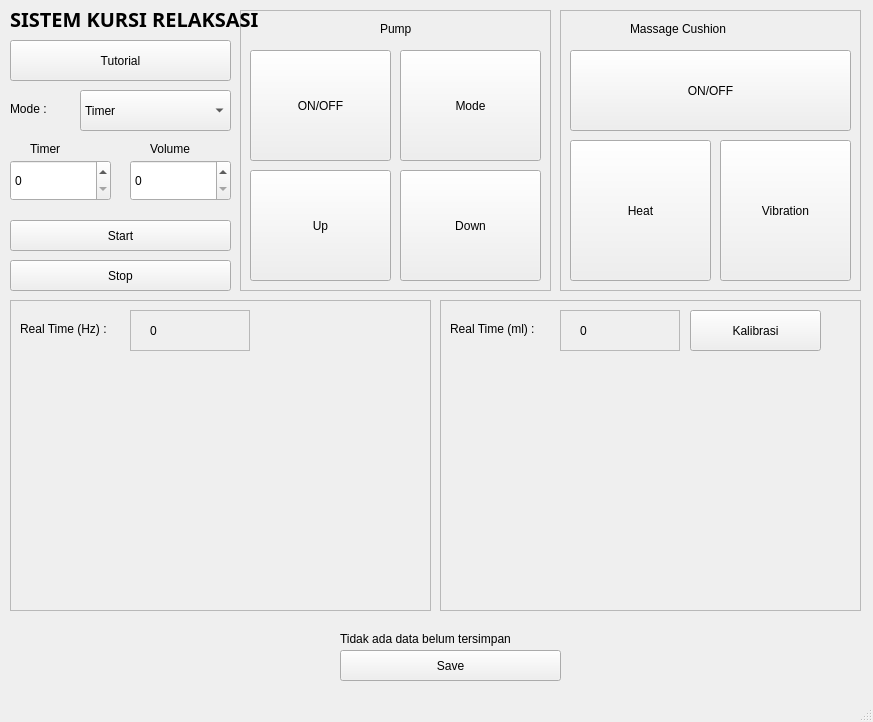
<?xml version="1.0" encoding="UTF-8"?>
<ui version="4.0">
 <class>MainWindow</class>
 <widget class="QMainWindow" name="MainWindow">
  <property name="geometry">
   <rect>
    <x>0</x>
    <y>0</y>
    <width>873</width>
    <height>722</height>
   </rect>
  </property>
  <property name="windowTitle">
   <string>MainWindow</string>
  </property>
  <widget class="QWidget" name="centralwidget">
   <widget class="QLabel" name="label">
    <property name="geometry">
     <rect>
      <x>10</x>
      <y>10</y>
      <width>251</width>
      <height>17</height>
     </rect>
    </property>
    <property name="font">
     <font>
      <family>Ubuntu Mono</family>
      <pointsize>15</pointsize>
      <weight>75</weight>
      <bold>true</bold>
     </font>
    </property>
    <property name="text">
     <string>SISTEM KURSI RELAKSASI</string>
    </property>
   </widget>
   <widget class="QLabel" name="label_2">
    <property name="geometry">
     <rect>
      <x>80</x>
      <y>50</y>
      <width>67</width>
      <height>17</height>
     </rect>
    </property>
    <property name="text">
     <string/>
    </property>
   </widget>
   <widget class="QPushButton" name="tutorialButton">
    <property name="geometry">
     <rect>
      <x>10</x>
      <y>40</y>
      <width>221</width>
      <height>41</height>
     </rect>
    </property>
    <property name="text">
     <string>Tutorial</string>
    </property>
   </widget>
   <widget class="QSpinBox" name="timeSpinBox">
    <property name="geometry">
     <rect>
      <x>10</x>
      <y>160</y>
      <width>101</width>
      <height>41</height>
     </rect>
    </property>
    <property name="sizePolicy">
     <sizepolicy hsizetype="Minimum" vsizetype="Fixed">
      <horstretch>0</horstretch>
      <verstretch>0</verstretch>
     </sizepolicy>
    </property>
    <property name="maximum">
     <number>60</number>
    </property>
   </widget>
   <widget class="QPushButton" name="startButton">
    <property name="geometry">
     <rect>
      <x>10</x>
      <y>220</y>
      <width>221</width>
      <height>31</height>
     </rect>
    </property>
    <property name="text">
     <string>Start</string>
    </property>
   </widget>
   <widget class="QPushButton" name="saveButton">
    <property name="geometry">
     <rect>
      <x>340</x>
      <y>650</y>
      <width>221</width>
      <height>31</height>
     </rect>
    </property>
    <property name="text">
     <string>Save</string>
    </property>
   </widget>
   <widget class="QPushButton" name="stopButton">
    <property name="geometry">
     <rect>
      <x>10</x>
      <y>260</y>
      <width>221</width>
      <height>31</height>
     </rect>
    </property>
    <property name="text">
     <string>Stop</string>
    </property>
   </widget>
   <widget class="QFrame" name="frame">
    <property name="geometry">
     <rect>
      <x>240</x>
      <y>10</y>
      <width>311</width>
      <height>281</height>
     </rect>
    </property>
    <property name="frameShape">
     <enum>QFrame::StyledPanel</enum>
    </property>
    <property name="frameShadow">
     <enum>QFrame::Raised</enum>
    </property>
    <widget class="QLabel" name="label_6">
     <property name="geometry">
      <rect>
       <x>140</x>
       <y>10</y>
       <width>51</width>
       <height>17</height>
      </rect>
     </property>
     <property name="text">
      <string>Pump</string>
     </property>
    </widget>
    <widget class="QPushButton" name="pumpButton">
     <property name="geometry">
      <rect>
       <x>10</x>
       <y>40</y>
       <width>141</width>
       <height>111</height>
      </rect>
     </property>
     <property name="text">
      <string>ON/OFF</string>
     </property>
    </widget>
    <widget class="QPushButton" name="pumpMode_Button">
     <property name="geometry">
      <rect>
       <x>160</x>
       <y>40</y>
       <width>141</width>
       <height>111</height>
      </rect>
     </property>
     <property name="text">
      <string>Mode</string>
     </property>
    </widget>
    <widget class="QPushButton" name="pumpUp_Button">
     <property name="geometry">
      <rect>
       <x>10</x>
       <y>160</y>
       <width>141</width>
       <height>111</height>
      </rect>
     </property>
     <property name="text">
      <string>Up</string>
     </property>
    </widget>
    <widget class="QPushButton" name="pumpDown_Button">
     <property name="geometry">
      <rect>
       <x>160</x>
       <y>160</y>
       <width>141</width>
       <height>111</height>
      </rect>
     </property>
     <property name="text">
      <string>Down</string>
     </property>
    </widget>
   </widget>
   <widget class="QFrame" name="frame_2">
    <property name="geometry">
     <rect>
      <x>10</x>
      <y>300</y>
      <width>421</width>
      <height>311</height>
     </rect>
    </property>
    <property name="frameShape">
     <enum>QFrame::StyledPanel</enum>
    </property>
    <property name="frameShadow">
     <enum>QFrame::Raised</enum>
    </property>
    <widget class="QLabel" name="label_8">
     <property name="geometry">
      <rect>
       <x>10</x>
       <y>20</y>
       <width>111</width>
       <height>17</height>
      </rect>
     </property>
     <property name="text">
      <string>Real Time (Hz) :</string>
     </property>
    </widget>
    <widget class="QFrame" name="frame_5">
     <property name="geometry">
      <rect>
       <x>120</x>
       <y>10</y>
       <width>120</width>
       <height>41</height>
      </rect>
     </property>
     <property name="frameShape">
      <enum>QFrame::StyledPanel</enum>
     </property>
     <property name="frameShadow">
      <enum>QFrame::Raised</enum>
     </property>
     <widget class="QLabel" name="realtimeEEG">
      <property name="geometry">
       <rect>
        <x>20</x>
        <y>10</y>
        <width>71</width>
        <height>21</height>
       </rect>
      </property>
      <property name="text">
       <string>0</string>
      </property>
     </widget>
    </widget>
   </widget>
   <widget class="QFrame" name="frame_3">
    <property name="geometry">
     <rect>
      <x>440</x>
      <y>300</y>
      <width>421</width>
      <height>311</height>
     </rect>
    </property>
    <property name="frameShape">
     <enum>QFrame::StyledPanel</enum>
    </property>
    <property name="frameShadow">
     <enum>QFrame::Raised</enum>
    </property>
    <widget class="QLabel" name="label_7">
     <property name="geometry">
      <rect>
       <x>10</x>
       <y>20</y>
       <width>111</width>
       <height>17</height>
      </rect>
     </property>
     <property name="text">
      <string>Real Time (ml) :</string>
     </property>
    </widget>
    <widget class="QFrame" name="frame_4">
     <property name="geometry">
      <rect>
       <x>120</x>
       <y>10</y>
       <width>120</width>
       <height>41</height>
      </rect>
     </property>
     <property name="frameShape">
      <enum>QFrame::StyledPanel</enum>
     </property>
     <property name="frameShadow">
      <enum>QFrame::Raised</enum>
     </property>
     <widget class="QLabel" name="realtimeASI">
      <property name="geometry">
       <rect>
        <x>20</x>
        <y>10</y>
        <width>71</width>
        <height>21</height>
       </rect>
      </property>
      <property name="text">
       <string>0</string>
      </property>
     </widget>
    </widget>
    <widget class="QPushButton" name="tareButton">
     <property name="geometry">
      <rect>
       <x>250</x>
       <y>10</y>
       <width>131</width>
       <height>41</height>
      </rect>
     </property>
     <property name="text">
      <string>Kalibrasi</string>
     </property>
    </widget>
    <widget class="MplWidget" name="MplWidget" native="true">
     <property name="geometry">
      <rect>
       <x>0</x>
       <y>60</y>
       <width>391</width>
       <height>251</height>
      </rect>
     </property>
    </widget>
   </widget>
   <widget class="QFrame" name="frame_6">
    <property name="geometry">
     <rect>
      <x>560</x>
      <y>10</y>
      <width>301</width>
      <height>281</height>
     </rect>
    </property>
    <property name="frameShape">
     <enum>QFrame::StyledPanel</enum>
    </property>
    <property name="frameShadow">
     <enum>QFrame::Raised</enum>
    </property>
    <widget class="QLabel" name="label_3">
     <property name="geometry">
      <rect>
       <x>70</x>
       <y>10</y>
       <width>121</width>
       <height>17</height>
      </rect>
     </property>
     <property name="text">
      <string>Massage Cushion</string>
     </property>
    </widget>
    <widget class="QPushButton" name="pijatButton">
     <property name="geometry">
      <rect>
       <x>10</x>
       <y>40</y>
       <width>281</width>
       <height>81</height>
      </rect>
     </property>
     <property name="text">
      <string>ON/OFF</string>
     </property>
    </widget>
    <widget class="QPushButton" name="vibrationButton">
     <property name="geometry">
      <rect>
       <x>160</x>
       <y>130</y>
       <width>131</width>
       <height>141</height>
      </rect>
     </property>
     <property name="text">
      <string>Vibration</string>
     </property>
    </widget>
    <widget class="QPushButton" name="heatButton">
     <property name="geometry">
      <rect>
       <x>10</x>
       <y>130</y>
       <width>141</width>
       <height>141</height>
      </rect>
     </property>
     <property name="text">
      <string>Heat</string>
     </property>
    </widget>
   </widget>
   <widget class="QLabel" name="timerLabel">
    <property name="geometry">
     <rect>
      <x>30</x>
      <y>140</y>
      <width>41</width>
      <height>17</height>
     </rect>
    </property>
    <property name="text">
     <string>Timer</string>
    </property>
   </widget>
   <widget class="QLabel" name="saveLabel">
    <property name="geometry">
     <rect>
      <x>340</x>
      <y>630</y>
      <width>221</width>
      <height>17</height>
     </rect>
    </property>
    <property name="text">
     <string>Tidak ada data belum tersimpan</string>
    </property>
   </widget>
   <widget class="QLabel" name="volumeLabel">
    <property name="geometry">
     <rect>
      <x>150</x>
      <y>140</y>
      <width>81</width>
      <height>17</height>
     </rect>
    </property>
    <property name="text">
     <string>Volume</string>
    </property>
   </widget>
   <widget class="QSpinBox" name="volumeSpinBox">
    <property name="geometry">
     <rect>
      <x>130</x>
      <y>160</y>
      <width>101</width>
      <height>41</height>
     </rect>
    </property>
    <property name="sizePolicy">
     <sizepolicy hsizetype="Minimum" vsizetype="Fixed">
      <horstretch>0</horstretch>
      <verstretch>0</verstretch>
     </sizepolicy>
    </property>
    <property name="maximum">
     <number>150</number>
    </property>
   </widget>
   <widget class="QComboBox" name="modeBox">
    <property name="geometry">
     <rect>
      <x>80</x>
      <y>90</y>
      <width>151</width>
      <height>41</height>
     </rect>
    </property>
    <item>
     <property name="text">
      <string>Timer</string>
     </property>
    </item>
    <item>
     <property name="text">
      <string>Volume</string>
     </property>
    </item>
   </widget>
   <widget class="QLabel" name="modeLabel">
    <property name="geometry">
     <rect>
      <x>10</x>
      <y>100</y>
      <width>71</width>
      <height>17</height>
     </rect>
    </property>
    <property name="text">
     <string>Mode :</string>
    </property>
   </widget>
   <zorder>frame</zorder>
   <zorder>label</zorder>
   <zorder>label_2</zorder>
   <zorder>tutorialButton</zorder>
   <zorder>timeSpinBox</zorder>
   <zorder>startButton</zorder>
   <zorder>saveButton</zorder>
   <zorder>stopButton</zorder>
   <zorder>frame_2</zorder>
   <zorder>frame_3</zorder>
   <zorder>frame_6</zorder>
   <zorder>timerLabel</zorder>
   <zorder>saveLabel</zorder>
   <zorder>volumeLabel</zorder>
   <zorder>volumeSpinBox</zorder>
   <zorder>modeBox</zorder>
   <zorder>modeLabel</zorder>
  </widget>
  <widget class="QMenuBar" name="menubar">
   <property name="geometry">
    <rect>
     <x>0</x>
     <y>0</y>
     <width>873</width>
     <height>22</height>
    </rect>
   </property>
  </widget>
  <widget class="QStatusBar" name="statusbar"/>
 </widget>
 <customwidgets>
  <customwidget>
   <class>MplWidget</class>
   <extends>QWidget</extends>
   <header>mplwidget.h</header>
   <container>1</container>
  </customwidget>
 </customwidgets>
 <resources/>
 <connections/>
</ui>
